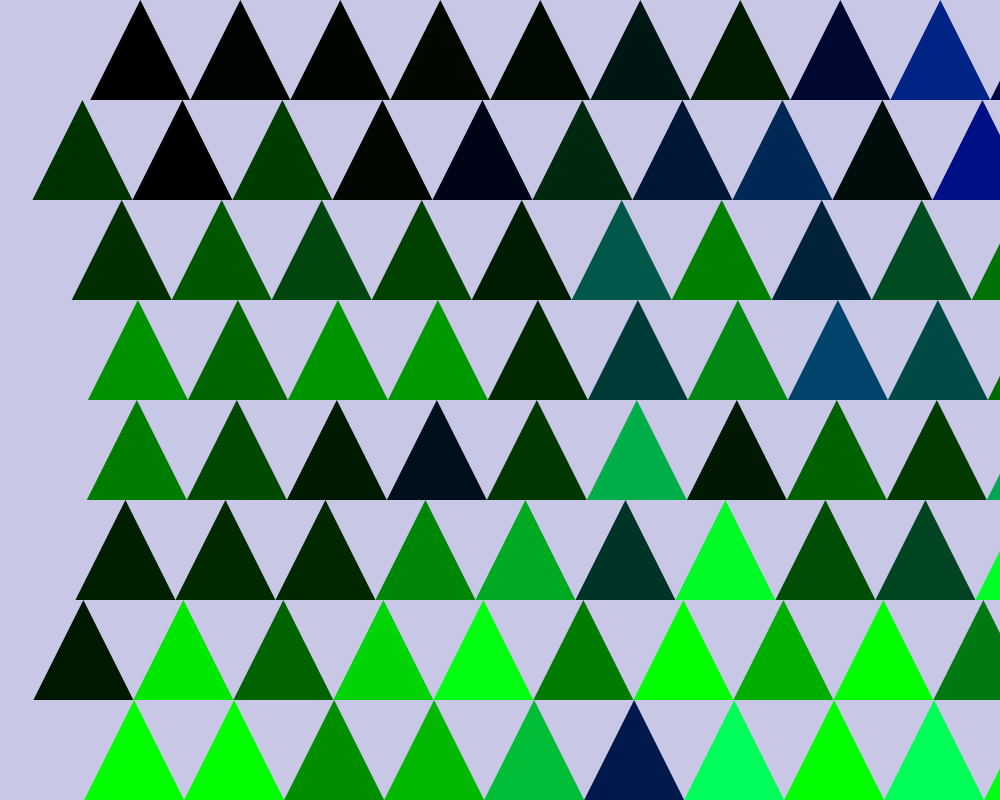
Frame 1 (no input)
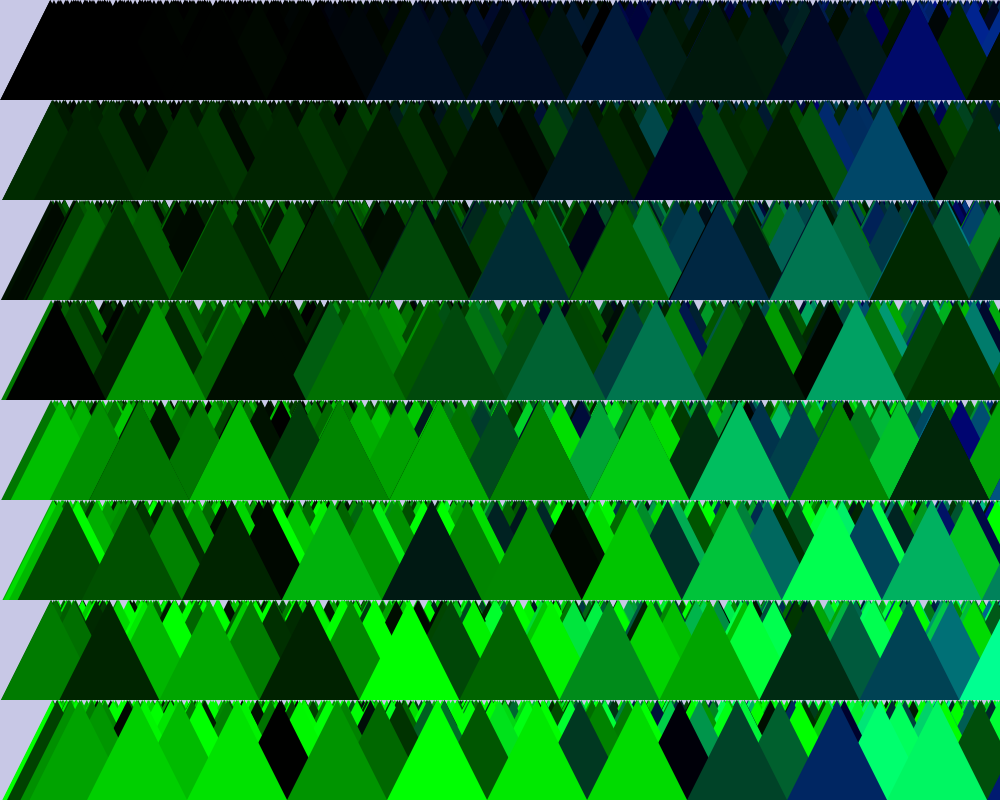
Frame 60 (no input)
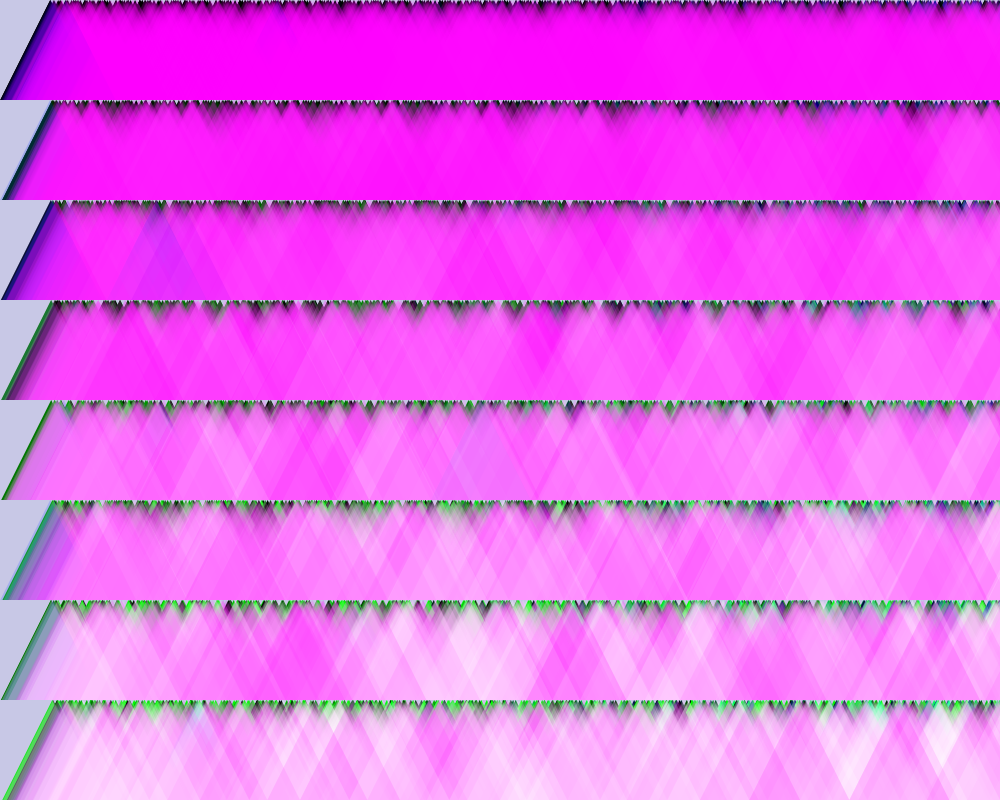
Frame 120 (the mouse pressed at the canvas centre since frame 60)

The p5.js sketch that drew these frames (run headless with seeded random() and noise() and a simulated clock; from frame 60 on, the mouse is pressed at the canvas centre):

// p5.js sketch
// ── sketch.js
var cnv;

function centerCanvas() {
  var x = (windowWidth - width) / 2;
  var y = (windowHeight - height) / 2;
  cnv.position(x, y);
}

function setup() {
  cnv = createCanvas(1000, 800);
  centerCanvas();
  background(200, 200, 230);
  stroke(0,0,0,0)
}

function windowResized() {
  centerCanvas();
}

function draw() {
  fill(30,40,200, 100);
y = 0
f = -100
  for (let x = 0; x <= 79; x += 1) {
	if (x%10 == 0) {
		f = f+100
		y = Math.random()
    }
     if (mouseIsPressed) {
 fill(y * 40 * Math.random()*mouseX, x * 5 * Math.random(), y * 20 * Math.random()+5*mouseY, 50);
  }
 else {
   fill(y * 40 * Math.random()*mouseX, x * 5 * Math.random(), y * 20 * Math.random()+5*mouseY, 500);
  }
    triangle(100*y, f+100, 100+100*y, f+100, 50+100*y, f)
	y+=1
  }
}



 // if (mouseX !== pmouseX || mouseY !== pmouseY) {
   // if (mouseIsPressed) {
     // fill(0,255,0);
  //  }
   // else {
   //   fill(random(100),random(100),random(100));
  //  }
 // }
 // rect(mouseX, mouseY, 80, 80);
  //ellipse(mouseX, mouseY, 80, 80);
